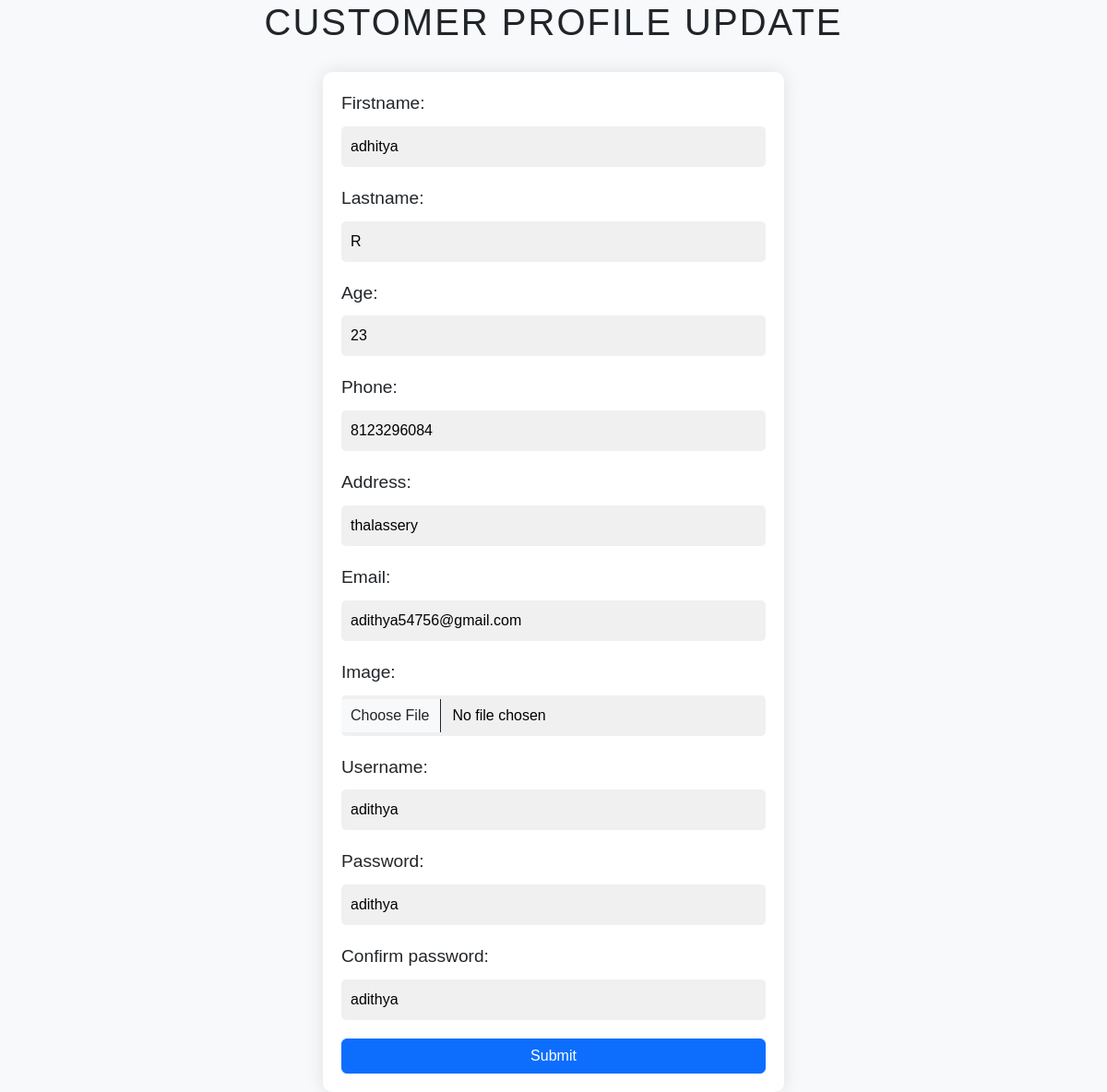
Screenshot of /cust_update/3 with the database file from the repository.
### jewelleryapp/models.py (models this page shows, shortened)
class customer_table(models.Model):
    firstname = models.CharField(max_length=30)
    lastname = models.CharField(max_length=30)
    age = models.IntegerField()
    phone = models.IntegerField()
    email = models.CharField(max_length=50)
    address = models.CharField(max_length=200)
    image = models.ImageField(upload_to='images/',blank=True)
    username = models.CharField(max_length=30)
    password = models.CharField(max_length=30)
    confirm_password = models.CharField(max_length=30)

### jewelleryapp/views.py (the view)
# urls.py: path('cust_update/<str:pk>', views.cust_update, name='cust_update'),
def cust_update(request,pk):
    pro = customer_table.objects.get(id=pk)
    form =customer_form(instance=pro)
    if request.method =='POST':
        form=customer_form(request.POST,instance=pro)
        if form.is_valid():
            form.save()
            return redirect('cust_dashboard')
    return render(request,'cust_update.html',{'form':form})

### jewelleryapp/forms.py
class customer_form(forms.ModelForm):
    class Meta:
        model = customer_table
        fields = ('firstname','lastname','age','phone','address','email','image','username','password','confirm_password')
        widgets = {
            'firstname':forms.TextInput(attrs={'class':'form-control'}),
            'lastname':forms.TextInput(attrs={'class':'form-control'}),
            'age':forms.TextInput(attrs={'class':'form-control'}),
            'phone':forms.TextInput(attrs={'class':'form-control'}),
            'email':forms.TextInput(attrs={'class':'form-control'}),
            'address':forms.TextInput(attrs={'class':'form-control'}),
            'image':forms.FileInput(attrs={'class':'form-control'}),
            'username':forms.TextInput(attrs={'class':'form-control'}),
            'password':forms.TextInput(attrs={'class':'form-control'}),
            'confirm_password':forms.TextInput(attrs={'class':'form-control'}),
        }

### templates/cust_update.html (shortened to what this page needs)
<!DOCTYPE html>
<html lang="en">
<head>
    <link href="https://cdn.jsdelivr.net/npm/bootstrap@5.3.0-alpha1/dist/css/bootstrap.min.css" rel="stylesheet">
</head>
<body>
    <h1>Customer Profile Update</h1>
    <form action="" method="POST" enctype="multipart/form-data">
        {{form.as_p}}
        <button type="submit" class="btn btn-primary">Submit</button>
    </form>
</body>
</html>

### templates/cust_update.html (style rules this page uses)
body { font-family: Arial, sans-serif; background-color: #f8f9fa; color: #212529; }
h1 { text-align: center; font-size: 2.5rem; margin-bottom: 30px; text-transform: uppercase; letter-spacing: 2px; }
form { max-width: 500px; margin: auto; background-color: #fff; padding: 20px; border-radius: 10px; box-shadow: 0 0 20px rgba(0,0,0,0.1); }
label { display: block; margin-bottom: 10px; font-size: 1.2rem; }
input[type="text"], input[type="email"], input[type="file"] { width: 100%; padding: 10px; margin-bottom: 20px; border: none; border-radius: 5px; background-color: #f0f0f0; color: #000; }
button { width: 100%; padding: 15px; border: none; border-radius: 5px; background-color: #007bff; color: #fff; font-size: 1.2rem; cursor: pointer; transition: background-color 0.3s ease; }

### rows the page displays
customer_table: firstname "adhitya", lastname "R", age "23", phone "8123296084", address "thalassery", email "adithya54756@gmail.com", username "adithya", password "adithya", confirm_password "adithya"
